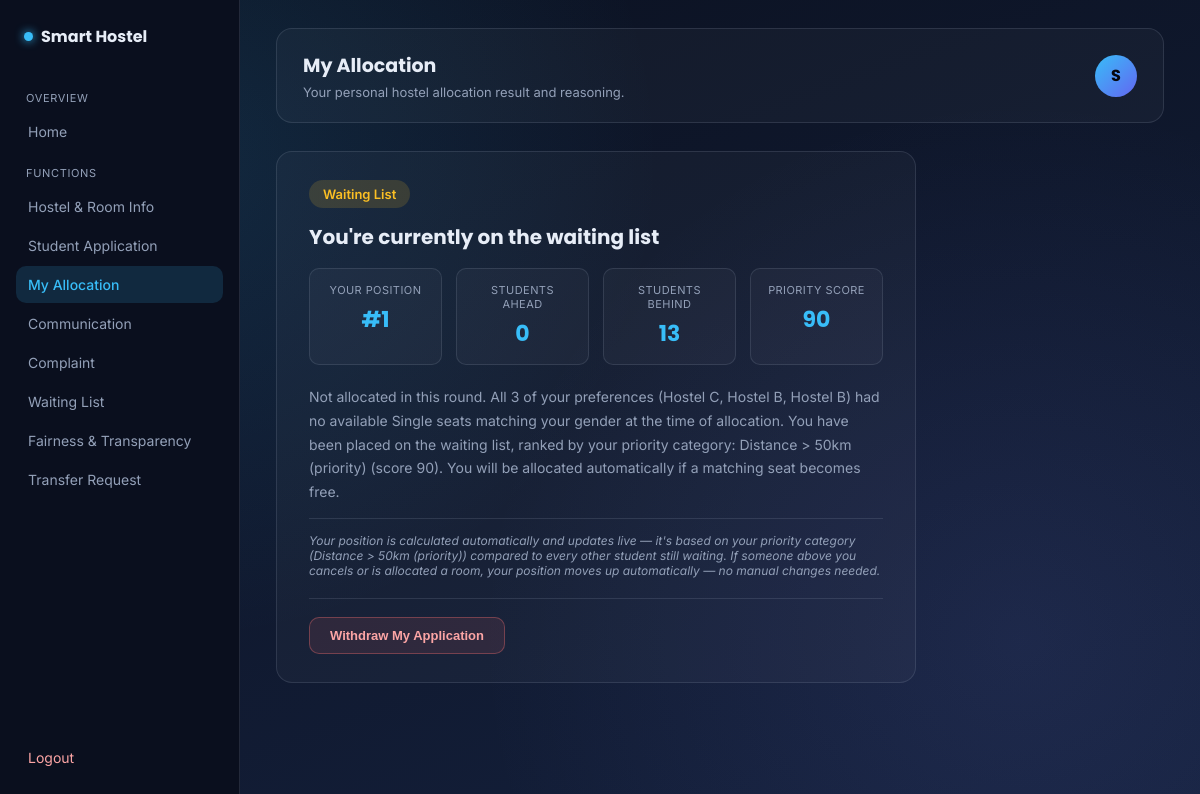
Page /my-allocation (signed in) on the committed database.
### tables this page shows
CREATE TABLE applications (
            id INTEGER PRIMARY KEY AUTOINCREMENT,
            user_id TEXT NOT NULL,
            full_name TEXT NOT NULL,
            gender TEXT NOT NULL,
            course TEXT NOT NULL,
            room_type TEXT NOT NULL,
            pref1_hostel TEXT NOT NULL,
            pref2_hostel TEXT NOT NULL,
            pref3_hostel TEXT NOT NULL,
            priority_note TEXT NOT NULL,
            priority_score INTEGER NOT NULL DEFAULT 50,
            applied_at TEXT NOT NULL,
            status TEXT NOT NULL DEFAULT 'Pending',
            allocated_hostel TEXT,
            allocated_room TEXT,
            reasoning TEXT
        );

### app.py (the view)
@app.route("/my-allocation")
def my_allocation():
    if session.get("role") != "student":
        return redirect(url_for("login"))
    application = get_application_for_user(session["user_id"])
    waiting_position = None
    waiting_total = None
    if application and application["status"] == "Waiting":
        result = get_waiting_position_for_user(session["user_id"])
        if result:
            waiting_position, waiting_total = result
    return render_template(
        "my_allocation.html",
        application=application,
        user_id=session["user_id"],
        waiting_position=waiting_position,
        waiting_total=waiting_total
    )

### database.py (called while the page is built)
def get_application_for_user(user_id):
    conn = sqlite3.connect(DB_NAME)
    conn.row_factory = sqlite3.Row
    cursor = conn.cursor()
    cursor.execute("SELECT * FROM applications WHERE user_id = ?", (user_id,))
    row = cursor.fetchone()
    conn.close()
    return dict(row) if row else None

def get_waiting_list():
    conn = sqlite3.connect(DB_NAME)
    conn.row_factory = sqlite3.Row
    cursor = conn.cursor()
    cursor.execute("""
        SELECT * FROM applications
        WHERE status = 'Waiting'
        ORDER BY priority_score DESC, applied_at ASC
    """)
    rows = [dict(row) for row in cursor.fetchall()]
    conn.close()
    for index, row in enumerate(rows):
        row["position"] = index + 1
    return rows

def get_waiting_position_for_user(user_id):
    waiting_list = get_waiting_list()
    for row in waiting_list:
        if row["user_id"] == user_id:
            return row["position"], len(waiting_list)
    return None

### templates/my_allocation.html (shortened to what this page needs)
<!DOCTYPE html>
<html lang="en">
<head>
    <link rel="stylesheet" href="{{ url_for('static', filename='style.css') }}">
</head>
<body class="dash-shell">
    <aside class="sidebar">
        <div class="sidebar-brand">
            <span class="brand-dot"></span> Smart Hostel
        </div>
        <nav class="sidebar-nav">
            <span class="nav-label">Overview</span>
            <a href="{{ url_for('student_dashboard') }}" class="nav-link">Home</a>
            <span class="nav-label">Functions</span>
            <a href="{{ url_for('coming_soon', feature='Hostel & Room Information') }}" class="nav-link">Hostel & Room Info</a>
            <a href="{{ url_for('apply_hostel') }}" class="nav-link">Student Application</a>
            <a href="{{ url_for('my_allocation') }}" class="nav-link active">My Allocation</a>
            <a href="{{ url_for('coming_soon', feature='Communication') }}" class="nav-link">Communication</a>
            <a href="{{ url_for('coming_soon', feature='Complaint') }}" class="nav-link">Complaint</a>
            <a href="{{ url_for('waiting_list_status') }}" class="nav-link">Waiting List</a>
            <a href="{{ url_for('student_fairness') }}" class="nav-link">Fairness & Transparency</a>
            <a href="{{ url_for('coming_soon', feature='Transfer Request') }}" class="nav-link">Transfer Request</a>
        </nav>
        <a href="{{ url_for('logout') }}" class="sidebar-logout">Logout</a>
    </aside>
    <div class="dash-content">
        <header class="dash-topbar">
            <div>
                <h2>My Allocation</h2>
                <p>Your personal hostel allocation result and reasoning.</p>
            </div>
            <div class="topbar-avatar">{{ user_id[0]|upper }}</div>
        </header>
        {% if not application %}
        <div class="application-panel">
            <h3>No application found</h3>
            <p style="color: var(--text-muted); font-size: 14px;">
                We don't have a hostel application on file for your account ({{ user_id }}) yet.
                This demo currently uses sample data for accounts <strong>student1</strong> through
                <strong>student30</strong> — log in as one of these to see a live example.
            </p>
        </div>
        {% elif application.status == 'Waiting' %}
        <div class="application-panel allocation-result allocation-waitlisted">
            <div class="allocation-badge badge-waitlisted">Waiting List</div>
            <h3>You're currently on the waiting list</h3>
            <div class="waiting-stats-grid">
                <div class="waiting-stat">
                    <span class="waiting-stat-label">Your Position</span>
                    <span class="waiting-stat-value">#{{ waiting_position }}</span>
                </div>
                <div class="waiting-stat">
                    <span class="waiting-stat-label">Students Ahead</span>
                    <span class="waiting-stat-value">{{ waiting_position - 1 }}</span>
                </div>
                <div class="waiting-stat">
                    <span class="waiting-stat-label">Students Behind</span>
                    <span class="waiting-stat-value">{{ waiting_total - waiting_position }}</span>
                </div>
                <div class="waiting-stat">
                    <span class="waiting-stat-label">Priority Score</span>
                    <span class="waiting-stat-value">{{ application.priority_score }}</span>
                </div>
            </div>
            <p class="reasoning-text">{{ application.reasoning }}</p>
            <p class="transparency-note">
                Your position is calculated automatically and updates live — it's based on your
                priority category ({{ application.priority_note }}) compared to every other student
                still waiting. If someone above you cancels or is allocated a room, your position
                moves up automatically — no manual changes needed.
            </p>
            <form method="POST" action="{{ url_for('withdraw_application_route') }}" class="withdraw-form"
                  onsubmit="return confirm('Are you sure you want to withdraw from the waiting list?');">
                <button type="submit" class="btn-withdraw">Withdraw My Application</button>
            </form>
        </div>
        {% elif application.status == 'Cancelled' %}
        <div class="application-panel">
            <h3>Application Cancelled</h3>
            <p style="color: var(--text-muted); font-size: 14px;">{{ application.reasoning }}</p>
        </div>
        {% endif %}
    </div>
</body>
</html>

### static/style.css (style rules this page uses)
:root { --bg-deep: #0b1120; --bg-mid: #14203c; --accent: #38bdf8; --accent-soft: rgba(56, 189, 248, 0.15); --text-main: #e7edf7; --text-muted: #93a0b8; --glass-border: rgba(148, 163, 184, 0.18); }
* { box-sizing: border-box; }
body { margin: 0; min-height: 100vh; font-family: 'Inter', sans-serif; color: var(--text-main); background: radial-gradient(circle at 15% 20%, rgba(56, 189, 248, 0.12), transparent 40%), radial-gradient(circle at 85% 80%, rgba(129, 140, 248, 0.10), transparent 45%), linear-gradient(160deg, var(--bg-deep) 0%, var(--bg-mid) 100%); display: flex; align-items: center; justify-content: center; padding: 24px; }
.dash-shell { display: flex; align-items: initial; justify-content: initial; padding: 0; min-height: 100vh; }
.sidebar { width: 240px; flex-shrink: 0; background: #0a0f1e; border-right: 1px solid var(--glass-border); padding: 24px 16px; display: flex; flex-direction: column; position: sticky; top: 0; height: 100vh; }
.sidebar-brand { font-family: 'Poppins', sans-serif; font-weight: 700; font-size: 16px; display: flex; align-items: center; gap: 8px; padding: 0 8px; margin-bottom: 28px; }
.brand-dot { width: 9px; height: 9px; border-radius: 50%; background: var(--accent); box-shadow: 0 0 10px var(--accent); }
.sidebar-nav { display: flex; flex-direction: column; gap: 2px; flex: 1; }
.nav-label { font-size: 11px; text-transform: uppercase; letter-spacing: 0.06em; color: var(--text-muted); padding: 14px 10px 6px; }
.nav-link { color: var(--text-muted); text-decoration: none; font-size: 14px; padding: 10px 12px; border-radius: 10px; }
.nav-link.active { background: var(--accent-soft); color: var(--accent); font-weight: 500; }
.sidebar-logout { color: #fca5a5; text-decoration: none; font-size: 14px; padding: 10px 12px; border-radius: 10px; margin-top: 12px; }
.dash-content { flex: 1; padding: 28px 36px 48px; max-width: 1200px; }
.dash-topbar { display: flex; align-items: center; justify-content: space-between; background: rgba(255, 255, 255, 0.03); border: 1px solid var(--glass-border); border-radius: 16px; padding: 22px 26px; margin-bottom: 28px; }
.dash-topbar h2 { font-family: 'Poppins', sans-serif; margin: 0 0 4px; font-size: 19px; }
.dash-topbar p { margin: 0; color: var(--text-muted); font-size: 13px; }
.topbar-avatar { width: 42px; height: 42px; border-radius: 50%; background: linear-gradient(135deg, #38bdf8, #6366f1); color: #05070d; display: flex; align-items: center; justify-content: center; font-weight: 700; font-family: 'Poppins', sans-serif; }
.application-panel { background: rgba(255, 255, 255, 0.03); border: 1px solid var(--glass-border); border-radius: 16px; padding: 28px 32px; max-width: 720px; }
.application-panel h3 { font-family: 'Poppins', sans-serif; font-size: 17px; margin: 0 0 18px; }
.allocation-result { max-width: 640px; }
.allocation-badge { display: inline-block; padding: 6px 14px; border-radius: 999px; font-size: 13px; font-weight: 600; margin-bottom: 14px; background: rgba(45, 212, 191, 0.15); color: #2dd4bf; }
.badge-waitlisted { background: rgba(251, 191, 36, 0.15); color: #fbbf24; }
.allocation-success h3, .allocation-waitlisted h3 { margin: 0 0 16px; font-family: 'Poppins', sans-serif; font-size: 20px; }
.reasoning-text { color: var(--text-muted); font-size: 14px; line-height: 1.7; margin: 0; }
.waiting-stats-grid { display: grid; grid-template-columns: repeat(auto-fit, minmax(120px, 1fr)); gap: 14px; margin-bottom: 20px; }
.waiting-stat { background: rgba(255, 255, 255, 0.03); border: 1px solid var(--glass-border); border-radius: 10px; padding: 14px; text-align: center; }
.waiting-stat-label { display: block; font-size: 11px; color: var(--text-muted); text-transform: uppercase; letter-spacing: 0.04em; margin-bottom: 6px; }
.waiting-stat-value { display: block; font-size: 22px; font-weight: 700; font-family: 'Poppins', sans-serif; color: var(--accent); }
.transparency-note { font-size: 12px; color: var(--text-muted); font-style: italic; margin: 14px 0 0; padding-top: 14px; border-top: 1px solid var(--glass-border); }
.withdraw-form { margin-top: 20px; padding-top: 18px; border-top: 1px solid var(--glass-border); }
.btn-withdraw { background: rgba(248, 113, 113, 0.1); border: 1px solid rgba(248, 113, 113, 0.35); color: #fca5a5; padding: 10px 20px; border-radius: 10px; font-size: 13px; font-weight: 600; cursor: pointer; }

### rows in the picture
applications: priority_score "90", reasoning "Not allocated in this round. All 3 of your preferences (Hostel C, Hostel B, Hostel B) had no available Single seats matching your gender at the time of allocation. You have been placed on the waiting list, ranked by your priority category: Distance > 50km (priority) (score 90). You will be allocated automatically if a matching seat becomes free.", priority_note "Distance > 50km (priority)"

### other values in the picture
{{ user_id[0]|upper }} "S"
{{ waiting_position }} "1"
{{ waiting_position - 1 }} "0"
{{ waiting_total - waiting_position }} "13"
